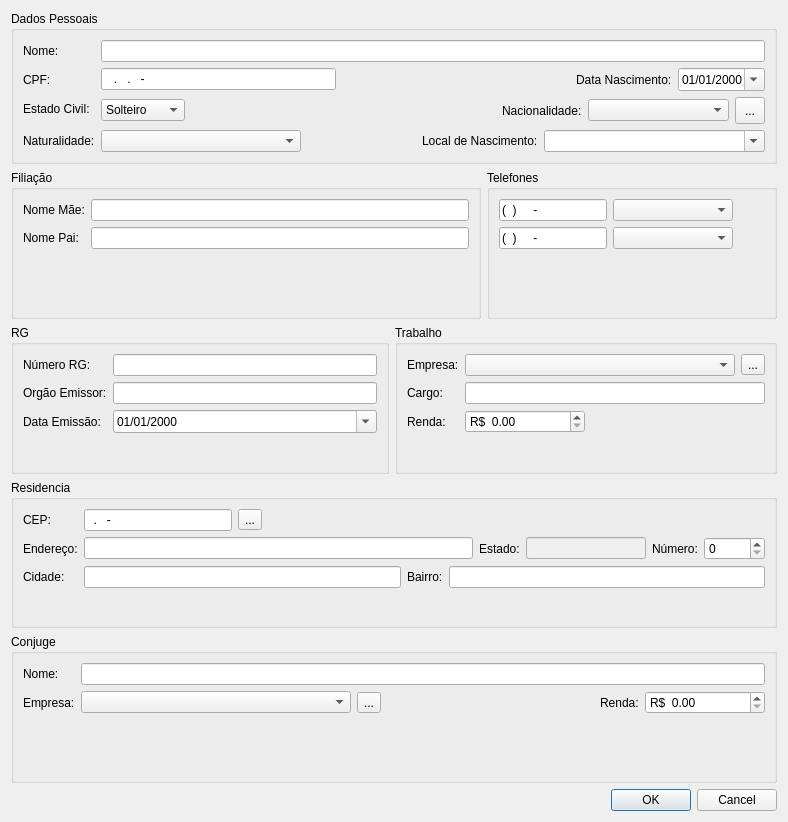
<?xml version="1.0" encoding="UTF-8"?>
<ui version="4.0">
 <class>ClienteAddView</class>
 <widget class="QWidget" name="ClienteAddView">
  <property name="geometry">
   <rect>
    <x>0</x>
    <y>0</y>
    <width>788</width>
    <height>822</height>
   </rect>
  </property>
  <property name="windowTitle">
   <string>Form</string>
  </property>
  <layout class="QVBoxLayout" name="verticalLayout">
   <item>
    <widget class="QGroupBox" name="groupBox_3">
     <property name="title">
      <string>Dados Pessoais</string>
     </property>
     <layout class="QFormLayout" name="formLayout_6">
      <item row="0" column="0">
       <widget class="QLabel" name="label">
        <property name="text">
         <string>Nome:</string>
        </property>
       </widget>
      </item>
      <item row="0" column="1">
       <widget class="QLineEdit" name="nomeLineEdit"/>
      </item>
      <item row="1" column="0">
       <widget class="QLabel" name="label_2">
        <property name="text">
         <string>CPF:</string>
        </property>
       </widget>
      </item>
      <item row="1" column="1">
       <layout class="QHBoxLayout" name="horizontalLayout_8">
        <item>
         <widget class="QLineEdit" name="cpfLineEdit">
          <property name="inputMask">
           <string>999.999.999-99; </string>
          </property>
         </widget>
        </item>
        <item>
         <spacer name="horizontalSpacer_2">
          <property name="orientation">
           <enum>Qt::Horizontal</enum>
          </property>
          <property name="sizeHint" stdset="0">
           <size>
            <width>40</width>
            <height>20</height>
           </size>
          </property>
         </spacer>
        </item>
        <item>
         <widget class="QLabel" name="label_11">
          <property name="text">
           <string>Data Nascimento:</string>
          </property>
         </widget>
        </item>
        <item>
         <widget class="QDateEdit" name="nascimentoDateEdit">
          <property name="maximumDate">
           <date>
            <year>2010</year>
            <month>12</month>
            <day>31</day>
           </date>
          </property>
          <property name="minimumDate">
           <date>
            <year>1900</year>
            <month>1</month>
            <day>1</day>
           </date>
          </property>
          <property name="displayFormat">
           <string>dd/MM/yyyy</string>
          </property>
          <property name="calendarPopup">
           <bool>true</bool>
          </property>
         </widget>
        </item>
       </layout>
      </item>
      <item row="2" column="0">
       <widget class="QLabel" name="label_12">
        <property name="text">
         <string>Estado Civil:</string>
        </property>
       </widget>
      </item>
      <item row="2" column="1">
       <layout class="QHBoxLayout" name="horizontalLayout_4">
        <item>
         <widget class="QComboBox" name="estadocivilComboBox">
          <item>
           <property name="text">
            <string>Solteiro</string>
           </property>
          </item>
          <item>
           <property name="text">
            <string>Casado</string>
           </property>
          </item>
          <item>
           <property name="text">
            <string>Viuvo</string>
           </property>
          </item>
          <item>
           <property name="text">
            <string>Separado</string>
           </property>
          </item>
         </widget>
        </item>
        <item>
         <spacer name="horizontalSpacer_3">
          <property name="orientation">
           <enum>Qt::Horizontal</enum>
          </property>
          <property name="sizeHint" stdset="0">
           <size>
            <width>40</width>
            <height>20</height>
           </size>
          </property>
         </spacer>
        </item>
        <item>
         <widget class="QLabel" name="label_17">
          <property name="text">
           <string>Nacionalidade:</string>
          </property>
         </widget>
        </item>
        <item>
         <widget class="QComboBox" name="nacionalidadeComboBox">
          <property name="minimumSize">
           <size>
            <width>141</width>
            <height>0</height>
           </size>
          </property>
         </widget>
        </item>
        <item>
         <widget class="QToolButton" name="nacionalidadeToolButton">
          <property name="minimumSize">
           <size>
            <width>30</width>
            <height>27</height>
           </size>
          </property>
          <property name="text">
           <string>...</string>
          </property>
         </widget>
        </item>
       </layout>
      </item>
      <item row="3" column="0">
       <widget class="QLabel" name="label_16">
        <property name="text">
         <string>Naturalidade:</string>
        </property>
       </widget>
      </item>
      <item row="3" column="1">
       <layout class="QHBoxLayout" name="horizontalLayout_11">
        <item>
         <widget class="QComboBox" name="naturalidadeComboBox">
          <property name="minimumSize">
           <size>
            <width>200</width>
            <height>0</height>
           </size>
          </property>
         </widget>
        </item>
        <item>
         <spacer name="horizontalSpacer_5">
          <property name="orientation">
           <enum>Qt::Horizontal</enum>
          </property>
          <property name="sizeHint" stdset="0">
           <size>
            <width>40</width>
            <height>20</height>
           </size>
          </property>
         </spacer>
        </item>
        <item>
         <widget class="QLabel" name="label_24">
          <property name="text">
           <string>Local de Nascimento:</string>
          </property>
         </widget>
        </item>
        <item>
         <widget class="QComboBox" name="localNascimentoComboBox">
          <property name="minimumSize">
           <size>
            <width>221</width>
            <height>0</height>
           </size>
          </property>
          <property name="editable">
           <bool>true</bool>
          </property>
         </widget>
        </item>
       </layout>
      </item>
     </layout>
    </widget>
   </item>
   <item>
    <layout class="QHBoxLayout" name="horizontalLayout_9">
     <item>
      <widget class="QGroupBox" name="groupBox_2">
       <property name="title">
        <string>Filiação</string>
       </property>
       <layout class="QFormLayout" name="formLayout_7">
        <property name="fieldGrowthPolicy">
         <enum>QFormLayout::ExpandingFieldsGrow</enum>
        </property>
        <item row="0" column="0">
         <widget class="QLabel" name="label_7">
          <property name="text">
           <string>Nome Mãe:</string>
          </property>
         </widget>
        </item>
        <item row="0" column="1">
         <widget class="QLineEdit" name="nomeMaeLineEdit"/>
        </item>
        <item row="1" column="0">
         <widget class="QLabel" name="label_6">
          <property name="text">
           <string>Nome Pai:</string>
          </property>
         </widget>
        </item>
        <item row="1" column="1">
         <widget class="QLineEdit" name="nomePaiLineEdit"/>
        </item>
       </layout>
      </widget>
     </item>
     <item>
      <widget class="QGroupBox" name="telefoneGroupBox">
       <property name="maximumSize">
        <size>
         <width>290</width>
         <height>16777215</height>
        </size>
       </property>
       <property name="title">
        <string>Telefones</string>
       </property>
       <layout class="QFormLayout" name="formLayout_2">
        <property name="fieldGrowthPolicy">
         <enum>QFormLayout::ExpandingFieldsGrow</enum>
        </property>
        <item row="0" column="0">
         <widget class="QLineEdit" name="fone1LineEdit">
          <property name="inputMask">
           <string>(99) 9999-9999; </string>
          </property>
         </widget>
        </item>
        <item row="0" column="1">
         <widget class="QComboBox" name="tp1comboBox">
          <property name="minimumSize">
           <size>
            <width>120</width>
            <height>0</height>
           </size>
          </property>
         </widget>
        </item>
        <item row="1" column="0">
         <widget class="QLineEdit" name="fone2LineEdit">
          <property name="inputMask">
           <string>(99) 9999-9999; </string>
          </property>
         </widget>
        </item>
        <item row="1" column="1">
         <widget class="QComboBox" name="tp2comboBox">
          <property name="minimumSize">
           <size>
            <width>120</width>
            <height>0</height>
           </size>
          </property>
         </widget>
        </item>
       </layout>
      </widget>
     </item>
    </layout>
   </item>
   <item>
    <layout class="QHBoxLayout" name="horizontalLayout_2">
     <item>
      <widget class="QGroupBox" name="groupBox">
       <property name="title">
        <string>RG</string>
       </property>
       <layout class="QFormLayout" name="formLayout_4">
        <item row="0" column="0">
         <widget class="QLabel" name="label_3">
          <property name="text">
           <string>Número RG:</string>
          </property>
         </widget>
        </item>
        <item row="0" column="1">
         <widget class="QLineEdit" name="rgLineEdit"/>
        </item>
        <item row="1" column="0">
         <widget class="QLabel" name="label_4">
          <property name="text">
           <string>Orgão Emissor:</string>
          </property>
         </widget>
        </item>
        <item row="1" column="1">
         <widget class="QLineEdit" name="rgEmissorLineEdit"/>
        </item>
        <item row="2" column="0">
         <widget class="QLabel" name="label_5">
          <property name="text">
           <string>Data Emissão:</string>
          </property>
         </widget>
        </item>
        <item row="2" column="1">
         <widget class="QDateEdit" name="rgEmissaoDateEdit">
          <property name="maximumDate">
           <date>
            <year>2010</year>
            <month>12</month>
            <day>31</day>
           </date>
          </property>
          <property name="minimumDate">
           <date>
            <year>1900</year>
            <month>1</month>
            <day>1</day>
           </date>
          </property>
          <property name="displayFormat">
           <string>dd/MM/yyyy</string>
          </property>
          <property name="calendarPopup">
           <bool>true</bool>
          </property>
         </widget>
        </item>
       </layout>
      </widget>
     </item>
     <item>
      <widget class="QGroupBox" name="groupBox_4">
       <property name="title">
        <string>Trabalho</string>
       </property>
       <layout class="QFormLayout" name="formLayout_3">
        <property name="fieldGrowthPolicy">
         <enum>QFormLayout::ExpandingFieldsGrow</enum>
        </property>
        <item row="0" column="0">
         <widget class="QLabel" name="label_8">
          <property name="text">
           <string>Empresa:</string>
          </property>
         </widget>
        </item>
        <item row="0" column="1">
         <layout class="QHBoxLayout" name="horizontalLayout">
          <property name="sizeConstraint">
           <enum>QLayout::SetDefaultConstraint</enum>
          </property>
          <item>
           <widget class="QComboBox" name="empresaComboBox">
            <property name="minimumSize">
             <size>
              <width>270</width>
              <height>0</height>
             </size>
            </property>
           </widget>
          </item>
          <item>
           <widget class="QToolButton" name="empresaToolButton">
            <property name="text">
             <string>...</string>
            </property>
           </widget>
          </item>
         </layout>
        </item>
        <item row="1" column="0">
         <widget class="QLabel" name="label_9">
          <property name="text">
           <string>Cargo:</string>
          </property>
         </widget>
        </item>
        <item row="1" column="1">
         <widget class="QLineEdit" name="cargoLineEdit"/>
        </item>
        <item row="2" column="0">
         <widget class="QLabel" name="label_10">
          <property name="text">
           <string>Renda:</string>
          </property>
         </widget>
        </item>
        <item row="2" column="1">
         <widget class="QDoubleSpinBox" name="rendaDoubleSpinBox">
          <property name="minimumSize">
           <size>
            <width>120</width>
            <height>0</height>
           </size>
          </property>
          <property name="prefix">
           <string>R$  </string>
          </property>
          <property name="minimum">
           <double>0.000000000000000</double>
          </property>
          <property name="maximum">
           <double>9999.989999999999782</double>
          </property>
          <property name="singleStep">
           <double>100.000000000000000</double>
          </property>
         </widget>
        </item>
       </layout>
      </widget>
     </item>
    </layout>
   </item>
   <item>
    <widget class="QGroupBox" name="groupBox_6">
     <property name="title">
      <string>Residencia</string>
     </property>
     <layout class="QFormLayout" name="formLayout_5">
      <item row="0" column="0">
       <widget class="QLabel" name="label_20">
        <property name="text">
         <string>CEP:</string>
        </property>
       </widget>
      </item>
      <item row="0" column="1">
       <layout class="QHBoxLayout" name="horizontalLayout_10">
        <item>
         <widget class="QLineEdit" name="cepLineEdit">
          <property name="maximumSize">
           <size>
            <width>148</width>
            <height>26</height>
           </size>
          </property>
          <property name="inputMask">
           <string>99.999-999; </string>
          </property>
         </widget>
        </item>
        <item>
         <widget class="QToolButton" name="cepToolButton">
          <property name="text">
           <string>...</string>
          </property>
         </widget>
        </item>
        <item>
         <spacer name="horizontalSpacer">
          <property name="orientation">
           <enum>Qt::Horizontal</enum>
          </property>
          <property name="sizeHint" stdset="0">
           <size>
            <width>40</width>
            <height>20</height>
           </size>
          </property>
         </spacer>
        </item>
       </layout>
      </item>
      <item row="1" column="0">
       <widget class="QLabel" name="label_18">
        <property name="text">
         <string>Endereço:</string>
        </property>
       </widget>
      </item>
      <item row="1" column="1">
       <layout class="QHBoxLayout" name="horizontalLayout_7">
        <item>
         <widget class="QLineEdit" name="enderecoLineEdit"/>
        </item>
        <item>
         <widget class="QLabel" name="label_21">
          <property name="text">
           <string>Estado:</string>
          </property>
         </widget>
        </item>
        <item>
         <widget class="QLineEdit" name="estadoLineEdit">
          <property name="enabled">
           <bool>false</bool>
          </property>
          <property name="maximumSize">
           <size>
            <width>120</width>
            <height>16777215</height>
           </size>
          </property>
         </widget>
        </item>
        <item>
         <widget class="QLabel" name="label_19">
          <property name="text">
           <string>Número:</string>
          </property>
         </widget>
        </item>
        <item>
         <widget class="QSpinBox" name="enderecoNumeroSpinBox">
          <property name="maximum">
           <number>99999</number>
          </property>
         </widget>
        </item>
       </layout>
      </item>
      <item row="2" column="0">
       <widget class="QLabel" name="label_23">
        <property name="text">
         <string>Cidade:</string>
        </property>
       </widget>
      </item>
      <item row="2" column="1">
       <layout class="QHBoxLayout" name="horizontalLayout_6">
        <item>
         <widget class="QLineEdit" name="cidadeLineEdit"/>
        </item>
        <item>
         <widget class="QLabel" name="label_22">
          <property name="text">
           <string>Bairro:</string>
          </property>
         </widget>
        </item>
        <item>
         <widget class="QLineEdit" name="bairroLineEdit"/>
        </item>
       </layout>
      </item>
     </layout>
    </widget>
   </item>
   <item>
    <widget class="QGroupBox" name="conjugeGroupBox">
     <property name="title">
      <string>Conjuge</string>
     </property>
     <layout class="QFormLayout" name="formLayout">
      <item row="0" column="0">
       <widget class="QLabel" name="label_13">
        <property name="text">
         <string>Nome:</string>
        </property>
       </widget>
      </item>
      <item row="0" column="1">
       <widget class="QLineEdit" name="conjugeNomeLineEdit"/>
      </item>
      <item row="1" column="0">
       <widget class="QLabel" name="label_14">
        <property name="text">
         <string>Empresa:</string>
        </property>
       </widget>
      </item>
      <item row="1" column="1">
       <layout class="QHBoxLayout" name="horizontalLayout_5">
        <item>
         <layout class="QHBoxLayout" name="horizontalLayout_3">
          <item>
           <widget class="QComboBox" name="conjugeEmpresaComboBox">
            <property name="minimumSize">
             <size>
              <width>270</width>
              <height>0</height>
             </size>
            </property>
           </widget>
          </item>
          <item>
           <widget class="QToolButton" name="conjugeEmpresaToolButton">
            <property name="text">
             <string>...</string>
            </property>
           </widget>
          </item>
         </layout>
        </item>
        <item>
         <spacer name="horizontalSpacer_4">
          <property name="orientation">
           <enum>Qt::Horizontal</enum>
          </property>
          <property name="sizeHint" stdset="0">
           <size>
            <width>40</width>
            <height>20</height>
           </size>
          </property>
         </spacer>
        </item>
        <item>
         <widget class="QLabel" name="label_15">
          <property name="text">
           <string>Renda:</string>
          </property>
         </widget>
        </item>
        <item>
         <widget class="QDoubleSpinBox" name="rendaDoubleSpinBox_2">
          <property name="minimumSize">
           <size>
            <width>120</width>
            <height>0</height>
           </size>
          </property>
          <property name="prefix">
           <string>R$  </string>
          </property>
          <property name="minimum">
           <double>0.000000000000000</double>
          </property>
          <property name="maximum">
           <double>9999.989999999999782</double>
          </property>
          <property name="singleStep">
           <double>100.000000000000000</double>
          </property>
         </widget>
        </item>
       </layout>
      </item>
     </layout>
    </widget>
   </item>
   <item>
    <widget class="QDialogButtonBox" name="buttonBox">
     <property name="standardButtons">
      <set>QDialogButtonBox::Cancel|QDialogButtonBox::Ok</set>
     </property>
    </widget>
   </item>
  </layout>
 </widget>
 <resources/>
 <connections/>
</ui>
